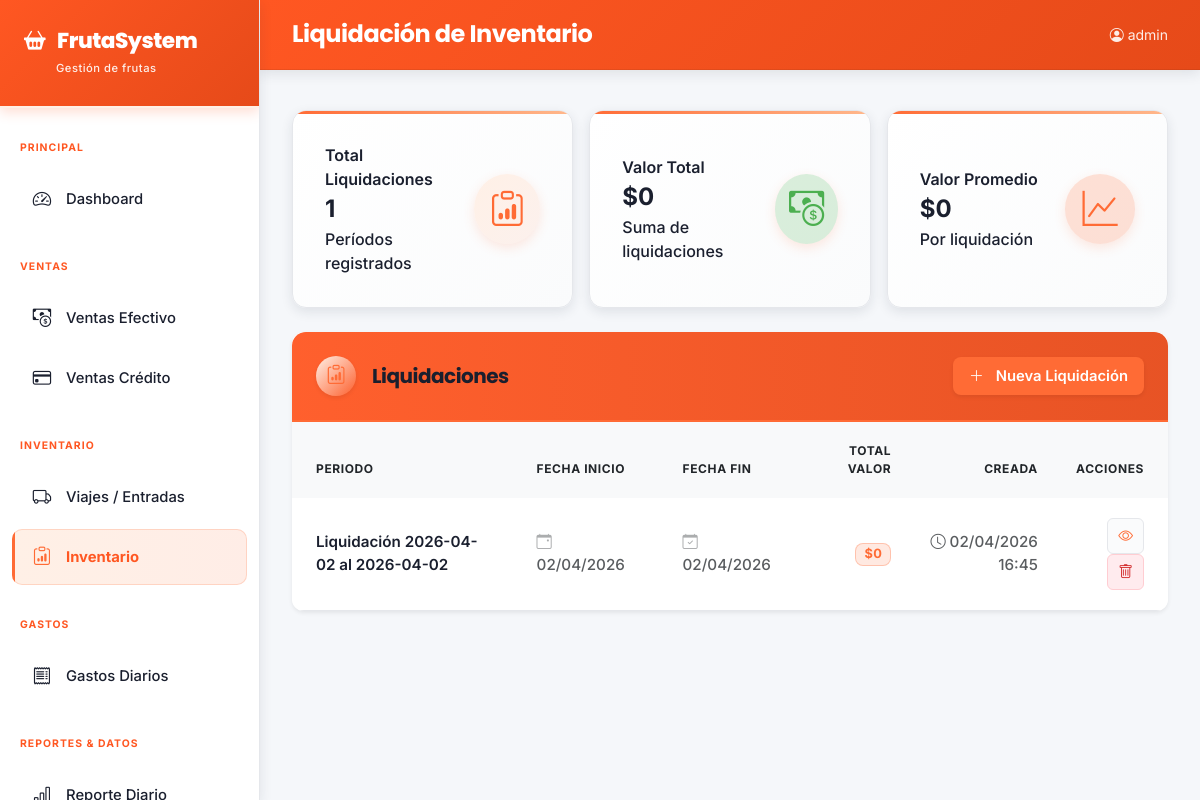
/inventario/ (signed in), run on the app's committed database.
### core/models.py (models this page shows, shortened)
class LiquidacionInventario(models.Model):
    fecha_inicio = models.DateField(verbose_name='Fecha inicio')
    fecha_fin = models.DateField(verbose_name='Fecha fin')
    fecha_creacion = models.DateTimeField(auto_now_add=True)
    observaciones = models.TextField(blank=True, verbose_name='Observaciones')
    @property
    def total_valor(self): return sum(d.total for d in self.detalles.all())
    def __str__(self): return f"Liquidación {self.fecha_inicio} al {self.fecha_fin}"
    class Meta:
        verbose_name = 'Liquidación de Inventario'; verbose_name_plural = 'Liquidaciones de Inventario'; ordering = ['-fecha_fin']

class DetalleInventario(models.Model):
    liquidacion = models.ForeignKey(LiquidacionInventario, on_delete=models.CASCADE, related_name='detalles', verbose_name='Liquidación')
    clasificacion = models.ForeignKey(Clasificacion, on_delete=models.PROTECT, verbose_name='Clasificación')
    kg_ingresado = models.DecimalField(max_digits=10, decimal_places=2, default=0, verbose_name='Kg ingresado')
    kg_vendido = models.DecimalField(max_digits=10, decimal_places=2, default=0, verbose_name='Kg vendido')
    kg_restante = models.DecimalField(max_digits=10, decimal_places=2, verbose_name='Kg restante')
    precio_por_kg = models.DecimalField(max_digits=10, decimal_places=2, verbose_name='Precio por kg')
    @property
    def total(self): return self.kg_restante * self.precio_por_kg
    class Meta:
        verbose_name = 'Detalle de Inventario'; verbose_name_plural = 'Detalles de Inventario'

### core/views.py (the view)
# urls.py: path('inventario/', views.inventario_list, name='inventario_list'),
@login_required
def inventario_list(request):
    liquidaciones = LiquidacionInventario.objects.all()
    num_liquidaciones = len(liquidaciones)
    total_valor = sum(l.total_valor() if callable(l.total_valor) else getattr(l, 'total_valor', 0) for l in liquidaciones) if liquidaciones else 0
    valor_promedio = (total_valor / num_liquidaciones) if num_liquidaciones > 0 else 0
    return render(request, 'core/inventario_list.html', {
        'liquidaciones': liquidaciones, 'num_liquidaciones': num_liquidaciones,
        'total_valor': total_valor, 'valor_promedio': valor_promedio
    })

### core/templates/core/inventario_list.html (shortened to what this page needs)
{% extends 'core/base.html' %}
{% block page_title %}Liquidación de Inventario{% endblock %}
{% block content %}
<div class="row row-cols-1 row-cols-md-3 g-3 mb-4">
  <div class="col">
    <div class="stat-card-white h-100">
      <div>
        <div class="small fw-semibold">Total Liquidaciones</div>
        <div class="fs-4 fw-bold">{{ num_liquidaciones }}</div>
        <div class="small">Períodos registrados</div>
      </div>
      <div class="stat-icon-wrapper">
        <i class="bi bi-clipboard-data"></i>
      </div>
    </div>
  </div>
  <div class="col">
    <div class="stat-card-white h-100">
      <div>
        <div class="small fw-semibold">Valor Total</div>
        <div class="fs-4 fw-bold">${{ total_valor|default:0|floatformat:0 }}</div>
        <div class="small">Suma de liquidaciones</div>
      </div>
      <div class="stat-icon-wrapper" style="background: rgba(76, 175, 80, 0.2); color: #4CAF50;">
        <i class="bi bi-cash-coin"></i>
      </div>
    </div>
  </div>
  <div class="col">
    <div class="stat-card-white h-100">
      <div>
        <div class="small fw-semibold">Valor Promedio</div>
        <div class="fs-4 fw-bold">${{ valor_promedio|default:0|floatformat:0 }}</div>
        <div class="small">Por liquidación</div>
      </div>
      <div class="stat-icon-wrapper" style="background: rgba(255, 107, 53, 0.2); color: var(--orange-primary);">
        <i class="bi bi-graph-up"></i>
      </div>
    </div>
  </div>
</div>
<div class="card border-0 shadow-sm" style="border-radius: 12px; overflow: hidden;">
  <div class="card-header border-bottom-0 bg-white py-4 d-flex justify-content-between align-items-center">
    <div class="d-flex align-items-center">
      <div class="stat-icon-wrapper d-inline-flex me-3 shadow-sm" style="width: 40px; height: 40px; font-size: 1.2rem;">
        <i class="bi bi-clipboard-data"></i>
      </div>
      <h5 class="mb-0 fw-bold" style="color: var(--text-main);">Liquidaciones</h5>
    </div>
    <a href="{% url 'inventario_create' %}" class="btn px-3 py-2 fw-semibold shadow-sm" style="background: var(--orange-primary); color: white; border: none; border-radius: 8px;">
      <i class="bi bi-plus-lg me-1"></i> Nueva Liquidación
    </a>
  </div>
  <div class="card-body p-0">
    <div class="table-responsive">
      <table class="table table-hover align-middle mb-0">
        <thead class="bg-light">
          <tr>
            <th class="ps-4 fw-bold small" style="color: var(--text-secondary);">PERIODO</th>
            <th class="fw-bold small" style="color: var(--text-secondary);">FECHA INICIO</th>
            <th class="fw-bold small" style="color: var(--text-secondary);">FECHA FIN</th>
            <th class="fw-bold small text-end pe-2" style="color: var(--text-secondary);">TOTAL VALOR</th>
            <th class="fw-bold small text-end pe-2" style="color: var(--text-secondary);">CREADA</th>
            <th class="text-end pe-4 fw-bold small" style="color: var(--text-secondary);">ACCIONES</th>
          </tr>
        </thead>
        <tbody class="border-top-0">
        {% for l in liquidaciones %}
        <tr>
          <td class="ps-4 fw-semibold" style="color: var(--text-main);">{{ l }}</td>
          <td class="text-muted small"><i class="bi bi-calendar-event me-2" style="opacity: 0.5;"></i>{{ l.fecha_inicio|date:"d/m/Y" }}</td>
          <td class="text-muted small"><i class="bi bi-calendar-check me-2" style="opacity: 0.5;"></i>{{ l.fecha_fin|date:"d/m/Y" }}</td>
          <td class="text-end pe-2">
            <span class="badge fw-bold px-2 py-1" style="background-color: rgba(255, 107, 53, 0.15); color: var(--orange-primary); border: 1px solid rgba(255, 107, 53, 0.3);">
              ${{ l.total_valor|default:0|floatformat:0 }}
            </span>
          </td>
          <td class="text-end pe-2 text-muted small"><i class="bi bi-clock me-1"></i>{{ l.fecha_creacion|date:"d/m/Y H:i" }}</td>
          <td class="text-end pe-4">
            <a href="{% url 'inventario_detail' l.pk %}" class="btn btn-sm" style="background-color: var(--bg-light); color: var(--orange-primary); border-radius: 6px; padding: 6px 10px; border: 1px solid var(--border-light);" title="Ver Detalle">
              <i class="bi bi-eye"></i>
            </a>
            <a href="{% url 'inventario_delete' l.pk %}" class="btn btn-sm" style="background-color: #ffebee; color: #d32f2f; border-radius: 6px; padding: 6px 10px; border: 1px solid #ffcdd2; margin-left: 5px;" title="Eliminar Entrada">
              <i class="bi bi-trash"></i>
            </a>
          </td>
        </tr>
        {% endfor %}
        </tbody>
      </table>
    </div>
  </div>
</div>
{% endblock %}

### core/templates/core/base.html (shortened to what this page needs)
<!DOCTYPE html>
<html lang="es">
<head>
<link href="https://cdn.jsdelivr.net/npm/bootstrap@5.3.0/dist/css/bootstrap.min.css" rel="stylesheet">
<link href="https://cdn.jsdelivr.net/npm/bootstrap-icons@1.11.0/font/bootstrap-icons.css" rel="stylesheet">
</head>
<body>
<div class="sidebar" id="sidebar">
  <div class="sidebar-brand">
    <h5><i class="bi bi-basket2-fill"></i>FrutaSystem</h5>
    <small>Gestión de frutas</small>
  </div>
  <nav class="mt-2">
    <div class="nav-section">Principal</div>
    <a href="{% url 'dashboard' %}" class="nav-link {% if request.resolver_match.url_name == 'dashboard' %}active{% endif %}">
      <i class="bi bi-speedometer2"></i> Dashboard
    </a>
    <div class="nav-section">Ventas</div>
    <a href="{% url 'venta_efectivo_list' %}" class="nav-link {% if 'efectivo' in request.path %}active{% endif %}">
      <i class="bi bi-cash-coin"></i> Ventas Efectivo
    </a>
    <a href="{% url 'venta_credito_list' %}" class="nav-link {% if 'credito' in request.path %}active{% endif %}">
      <i class="bi bi-credit-card"></i> Ventas Crédito
    </a>
    <div class="nav-section">Inventario</div>
    <a href="{% url 'viaje_list' %}" class="nav-link {% if 'viajes' in request.path %}active{% endif %}">
      <i class="bi bi-truck"></i> Viajes / Entradas
    </a>
    <a href="{% url 'inventario_list' %}" class="nav-link {% if 'inventario' in request.path %}active{% endif %}">
      <i class="bi bi-clipboard-data"></i> Inventario
    </a>
    <div class="nav-section">Gastos</div>
    <a href="{% url 'gasto_list' %}" class="nav-link {% if 'gastos' in request.path and 'categorias' not in request.path %}active{% endif %}">
      <i class="bi bi-receipt"></i> Gastos Diarios
    </a>
    <div class="nav-section">Reportes & Datos</div>
    <a href="{% url 'reporte_diario' %}" class="nav-link {% if 'diario' in request.path %}active{% endif %}">
      <i class="bi bi-bar-chart-line"></i> Reporte Diario
    </a>
  </nav>
</div>
<div class="main-content">
  <div class="topbar">
    <div class="flex-grow-1">
      <h6 class="page-title-text d-none d-lg-flex">{% block page_title %}{% endblock %}</h6>
    </div>
    <div class="d-flex align-items-center gap-3">
      <small style="color: rgba(255,255,255,0.9);"><i class="bi bi-person-circle me-1"></i>{{ request.user.username }}</small>
    </div>
  </div>
  <div class="content-area">
    {% block content %}{% endblock %}
  </div>
</div>
</body>
</html>

### data on the page
LiquidacionInventario: fecha_inicio+fecha_fin "Liquidación 2026-04-02 al 2026-04-02", fecha_inicio "02/04/2026", fecha_fin "02/04/2026", total_valor "0", fecha_creacion "02/04/2026 16:45"

### other printed values
{{ request.user.username }} "admin"
{{ num_liquidaciones }} "1"
{{ total_valor|default:0|floatformat:0 }} "0"
{{ valor_promedio|default:0|floatformat:0 }} "0"
